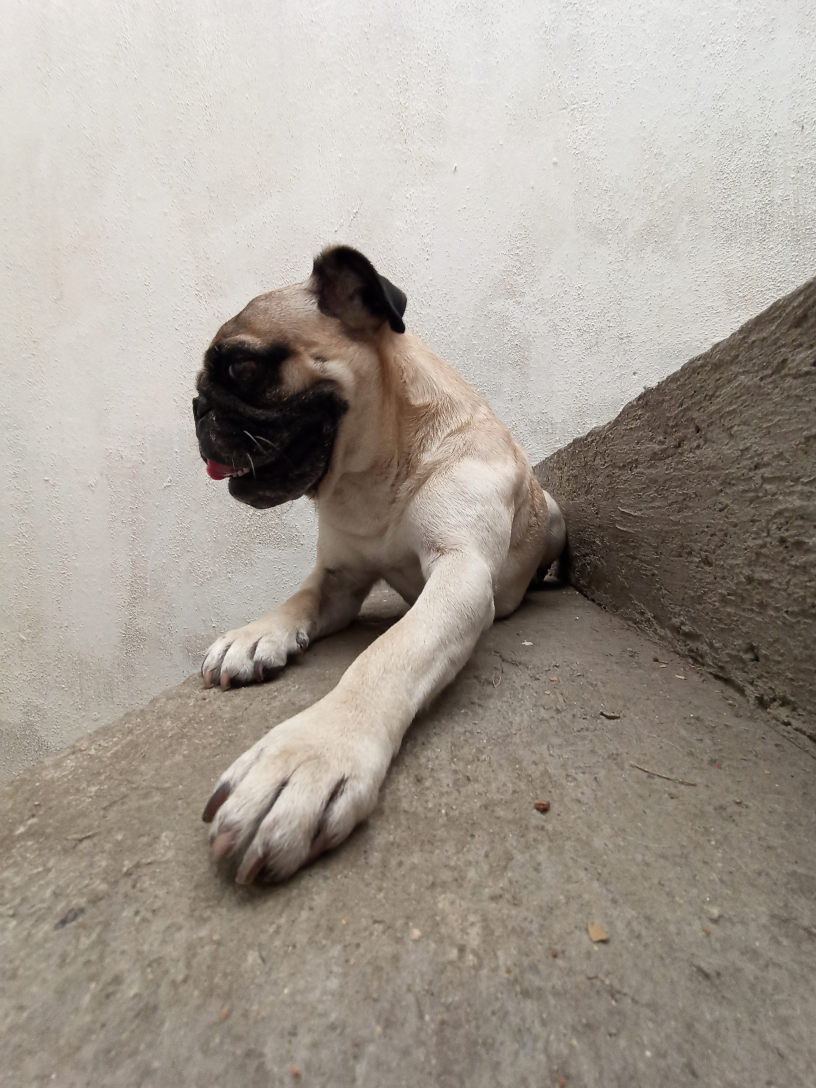
#> input picture Imagenes/Popi_fachero.jpg, 2448 x 3264 px, found by its file name (shown at 1/3 size)
$ python primer_examen_parcial.py
#> lines starting #> are read from the running program, lines starting #| are printed output that depends on the picture; after the words box and inside, x2 and y2 are one past the last pixel; in counts of white or black regions, pixels touching at a corner belong together
import cv2
import matplotlib.pyplot as plt
import numpy as np

# Lectura, muestra y transformación a escala de grises
# Definir la ruta del archivo (ajusta el nombre del archivo)
path = r'C:\Fundamentos-de-Procesamiento-Digital-de-Imagenes\Imagenes\Popi_fachero.jpg'

# Leer la imagen
# Nota: OpenCV lee las imágenes en formato BGR por defecto
popi_fachero = cv2.imread(path)
#> popi_fachero is the input picture: shape (3264, 2448, 3); mean B, G, R 146.8, 156.1, 164.1

if popi_fachero is None:
    print("Error: No se pudo cargar la imagen. Verifica que la ruta sea correcta.")
else:
    # 3. Convertir de BGR a RGB para mostrarla correctamente con Matplotlib
    popi_fachero_rgb = cv2.cvtColor(popi_fachero, cv2.COLOR_BGR2RGB)
    popi_fachero_grises = cv2.cvtColor(popi_fachero_rgb, cv2.COLOR_BGR2GRAY)
    # 4. Mostrar la imagen
    plt.figure(figsize=(7, 6))
    plt.imshow(popi_fachero_grises, cmap='gray')
    plt.title('Popi fachero')
    plt.axis('off')
    plt.show()

"""# Problema 1
Realizar lo siguiente:

*   Binarizar una imagen que deje en 0 el 30% de los pixéles menos brillante de la imagen y en 255 el resto.
*   Calcular el histograma de la imagen original.
*   Calcular el histograma de la imagen binarizada.


"""

# Función para el histograma
def histo_casero(imagen):
  histograma = [0]*(imagen.max() + 1) # Creamos un arreglo de n+1 valores (contamos el cero)
  for i in imagen: #Nos metemos a la fila
    for pixel in i: #Nos metemos a cada pixel
      histograma[pixel] = histograma[pixel] + 1

  return np.array(histograma)

# Histograma por pixel
def histo_casero2(imagen):
  histograma = [0]*(imagen.max() + 1)
  x = len(popi_fachero_grises[:][0])
  # filas_y, columnas_x = imagen.shape
  for j in range(len(imagen)):
    for i in range(x):
      histograma[imagen[j][i]] += 1
  return np.array(histograma)

len(popi_fachero_grises)

# Función para binarizar solo un porcentaje de los pixeles:
def umb_porcentaje(imagen, porcentaje): # Porcentaje en %, no en decimales
  histograma = histo_casero(imagen)
  Total_pixeles = np.sum(histograma)
  sum_acum = 0
  umbral = 0

  for i in histograma: # vemos el valor de pixeles en el histograma
    sum_acum = sum_acum + i # Sumamos cada valor hasta obtener la suma mayor
    if (sum_acum/Total_pixeles) >= (porcentaje/100): # Si el porcentaje es menor a la suma
      break
    umbral += 1
  print(umbral)

  binarizada = []
  fila = []
  for i in imagen: # nos metemos a la fila
    for pixel in i: #nos metemmos a cada pixel
      if pixel <= umbral: #Comparamos, si es menor la intensidad del pixel al umbral
        fila.append(0) # Se hace cero
      else:
        fila.append(254) #SIno se hace 255
    binarizada.append(fila)
    fila = []
  return np.array(binarizada)

# Primer método
histo_original = histo_casero(popi_fachero_grises)
#> in histo_casero, `histograma = [0]*(imagen.max() + 1)`: histograma = 255 values from 0 to 0
#> after the loop in histo_casero, `for i in imagen:`: histograma = 255 values, max 143633 at index 220, min 4 at index 254, mean 31334.4
#> histo_original has the same summary as histograma in histo_casero

# Segundo método:
histo_original = histo_casero2(popi_fachero_grises)
#> in histo_casero2, `histograma = [0]*(imagen.max() + 1)`: histograma = 255 values from 0 to 0
#> in histo_casero2, `x = len(popi_fachero_grises[:][0])`: x = 2448
#> after the loop in histo_casero2, `for j in range(len(imagen)):`: histograma = 255 values, max 143633 at index 220, min 4 at index 254, mean 31334.4

import time

def compara_tiempo_funciones(fun1, fun2, imagen):
  # Medir el tiempo de ejecucion de funcion_lenta
  start_time = time.perf_counter()
  fun1(imagen)
  end_time = time.perf_counter()
  time_casero01 = end_time - start_time
  print(f"Función 1 tardó: {time_casero01:.6f} segundos")

  # Medir el tiempo de ejecucion de funcion_rapida
  start_time = time.perf_counter()
  fun2(imagen)
  end_time = time.perf_counter()
  time_casero02 = end_time - start_time
  print(f"Función 2 tardó: {time_casero02:.6f} segundos")

  if time_casero02 < time_casero01:
      print("Función 2 es más rápida.")
  elif time_casero01 < time_casero02:
      print("Función 1 es más rápida.")
  else:
      print("Ambas funciones tardaron aproximadamente lo mismo.")

compara_tiempo_funciones(histo_casero, histo_casero2, popi_fachero_grises)

porcentaje = 30
histo_original = histo_casero(popi_fachero_grises)
popi_binarizado = umb_porcentaje(popi_fachero_grises, porcentaje)
#> in umb_porcentaje, `Total_pixeles = np.sum(histograma)`: Total_pixeles = 7990272
#> the loop in umb_porcentaje, `for i in histograma:` made 127 passes
#> (i, sum_acum) on passes 1 to 12: (658, 658), (3039, 3697), (5599, 9296), (8105, 17401), (10274, 27675), (11551, 39226), (11575, 50801), (10810, 61611), (9998, 71609), (9293, 80902), (8753, 89655), (8872, 98527)
#> after the loop in umb_porcentaje, `for i in histograma:`: sum_acum = 2453540; umbral = 126
#| 126
#> after the loop in umb_porcentaje, `for i in imagen:`: binarizada = 3264 items
#> in umb_porcentaje, `return np.array(binarizada)`:
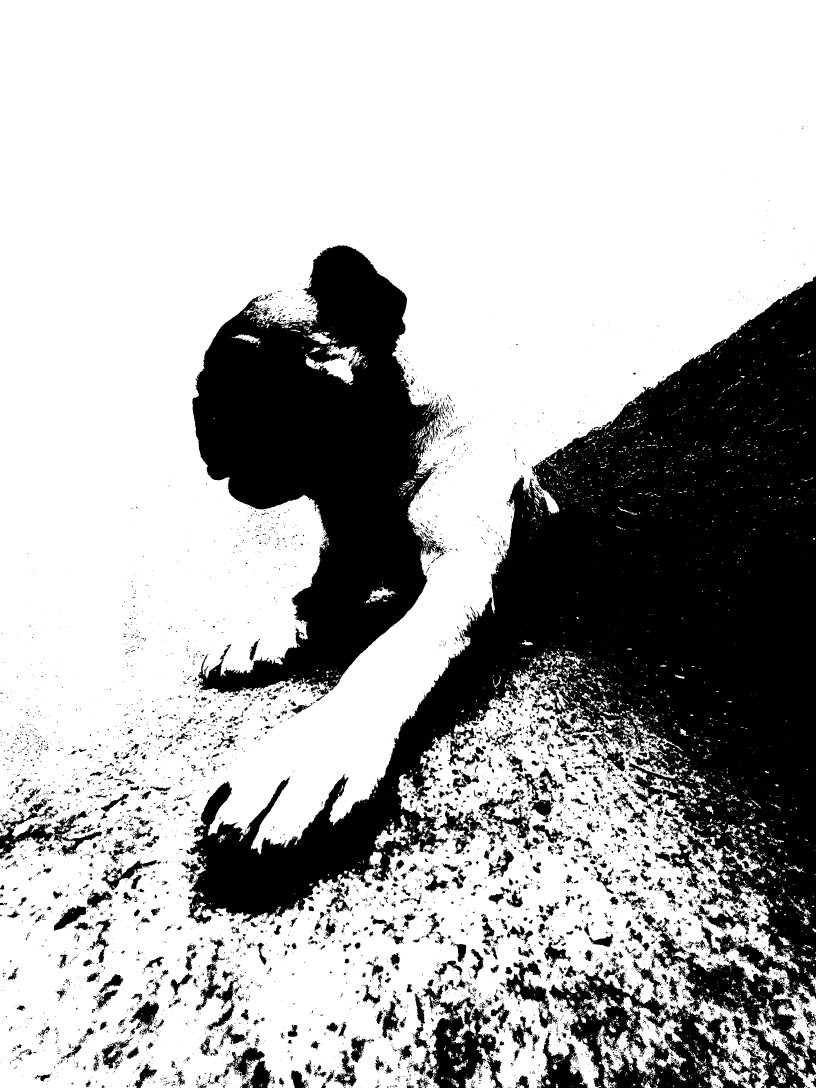
#> returned value: shape (3264, 2448) int64 (shown at 1/3 size); values 0 (black) and 254 (white), 69.3% white; 9191 black regions (7919 under 20 px), largest, box (x1, y1, x2, y2) and area: (544, 827, 2448, 3264) 1554289, (577, 736, 1337, 2093) 549884, (1269, 2938, 1508, 3264) 33677

# Ahora popi_binarizado no estará vacío, permitiendo calcular el histograma
histo_bina = histo_casero(popi_binarizado)
#> histo_bina = 255 values, max 5536732 at index 254, min 0 at index 1, mean 31334.4

# Visualización de resultados
fig, axs = plt.subplots(1, 3, figsize=(18, 5))
axs[0].imshow(popi_binarizado, cmap='gray')
axs[0].set_title('Imagen Binarizada (30% oscuro)')
axs[0].axis('off')

axs[1].plot(histo_original)
axs[1].set_title('Histograma Original')
axs[1].set_xlabel('Intensidades')
axs[1].set_ylabel('Cuentas')

axs[2].plot(histo_bina)
axs[2].set_title('Histograma de la imagen binarizada')
axs[2].set_xlabel('Intensidades')
axs[2].set_ylabel('Cuentas')

plt.show()
#> figure, not shown here; panel 2: curve peaks at x = 220, y = 143633; panel 3: curve peaks at x = 254, y = 5536732

filas_y, columnas_x = popi_fachero_grises.shape
#> filas_y = 3264; columnas_x = 2448
print(filas_y, columnas_x)
#| 3264 2448
print(len(popi_fachero_grises[:][0]))
#| 2448

"""# Problema 2
Realice una función para trasladar una imagen $dx$ pixeles en $x$ y $dy$ pixeles en $y$. Eliminar la región de la imagen que salga de los límites.
"""

def traslada(imagen, dx, dy):
  copia = imagen.copy()
  y, x = imagen.shape
  for j in range(y): # Empezamos en la posición dy de la imagen original
  #terminamos pasando al original, pero esto no es problema porque pondremos un condicional
    for i in range(x): # Empezamos en la posición dx de la imagen original
      if j <= dy or i <= dx: # Si la fila o colum es mayor a la diferencia entonces se vuelve negro
        copia[j][i] = 0
  return copia

# Desplazando:
dx = 500
dy = 1000

im_desp = traslada(popi_fachero_grises, dx, dy)
#> after the loop in traslada, `for j in range(y):`:
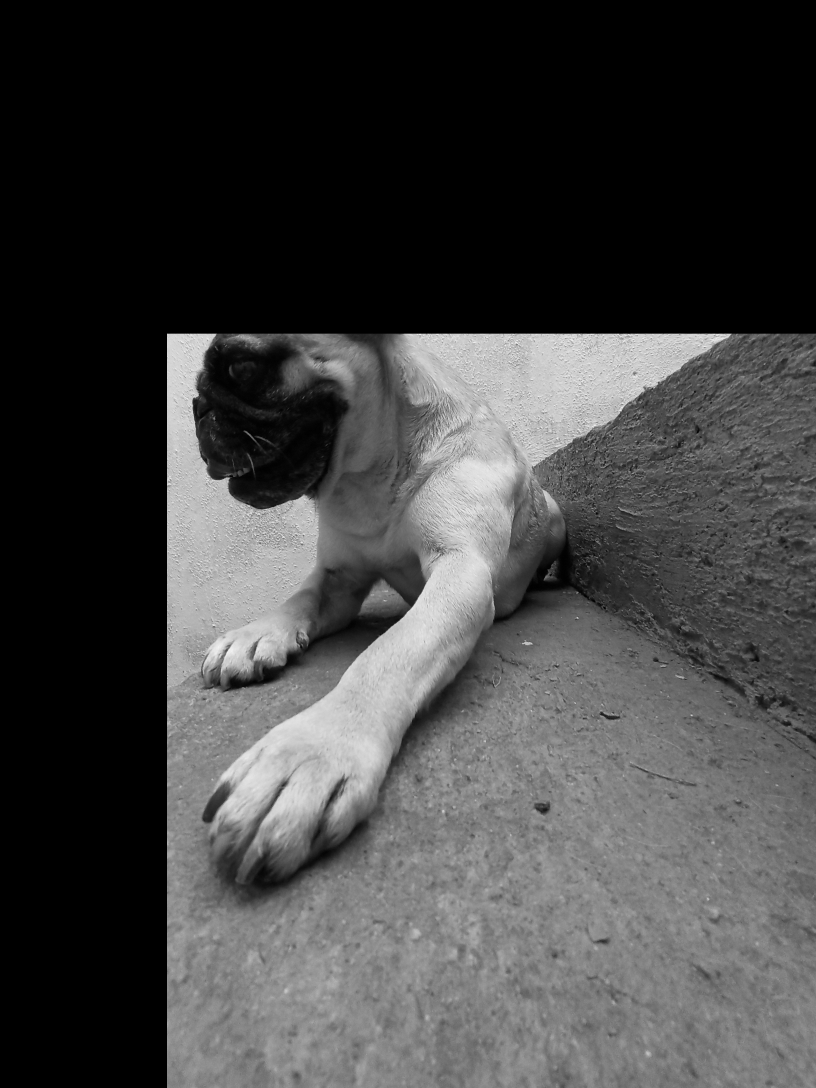
#> copia: shape (3264, 2448) (shown at 1/3 size); min 0, max 248, mean 66.5

plt.imshow(im_desp, cmap = 'gray')
# plt.axis('off')
plt.show()

"""# Problema 3
Hacer una función que extraiga la región de la imagen y genere una subimagen en una matriz.
"""

def Extrae(Im, x, y, dx, dy):
  submatrix = [] #Recorte de la imagen
  fila = []
  temp_col_pix = []
  temp_fila = []
  for j in range(y, y+dy): #nos movemos desde el inicio del corte, hasta el corte
    for i in range(x, x+dx):
      temp_col_pix.append(i)
      fila.append(Im[j][i]) #agregamos el pixel de Im a cada fila nueva
    submatrix.append(fila) #agregamos cada fila a la imagen nueva
    fila = []
    temp_fila.append(temp_col_pix)
    # print(np.array(temp_fila).shape)
    temp_col_pix = []
  return np.array(submatrix)

x = 1000
y = 1500
dx = 500
dy = 1500
print(popi_fachero_grises.shape)
#| (3264, 2448)
recorte = Extrae(popi_fachero_grises, x, y, dx, dy)
#> after the loop in Extrae, `for j in range(y, y+dy):`: submatrix = 1500 items
#> in Extrae, `return np.array(submatrix)`:
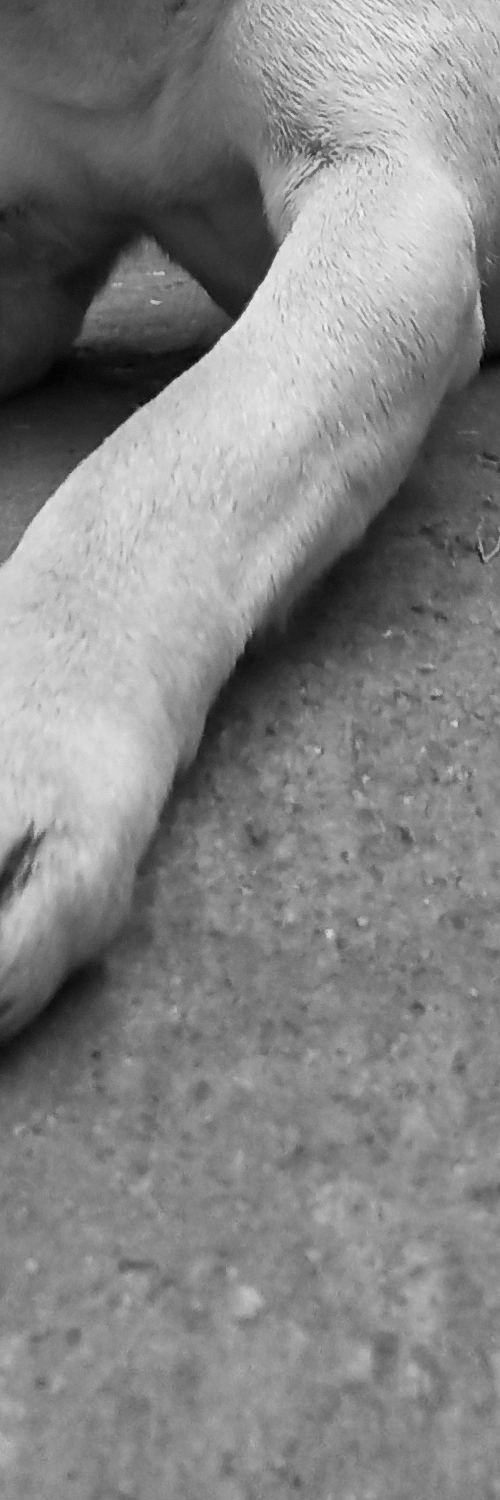
#> returned value: shape (1500, 500); min 0, max 243, mean 132.3
plt.figure(figsize = (8,6))
plt.imshow(recorte, cmap = 'gray')
# plt.axis('off')
plt.show()

"""# Problema 4
Diseñe una función para transformar los niveles de gris de una imagen a la forma:
"""

def op_alpha(imagen, u1, u2, an_alpha):
    # Aseguramos que el ángulo esté en radianes para todas las funciones trigonométricas
    alpha_rad = np.deg2rad(an_alpha)
    m = np.tan(alpha_rad) # La pendiente de la recta

    # Calcular y0 (el punto de intersección en el eje Y de tu recta)
    x_dist = u2 - u1
    y_dist = x_dist * m
    y0 = 128 - (y_dist / 2) # Para que pase por 128 a la mitad del rango

    # 3. Crear una matriz de salida en formato float para evitar desbordamientos en los cálculos
    img_out = np.zeros_like(imagen, dtype=np.float32)

    # Condición 1: Valores menores a u1 ya son 0 por defecto

    # Condición 2: Valores entre u1 y u2 (aplicar la ecuación de la recta)
    mask_mid = (imagen >= u1) & (imagen < u2) # Escogemos los valores que cumplen con estar entre ambos limites
    img_out[mask_mid] = y0 + (imagen[mask_mid] - u1) * m # Aplicamos la ec. de la recta a los valores que están entre los limites.

    # Condición 3: Valores mayores o iguales a u2 se saturan a 255
    mask_high = (imagen >= u2)
    img_out[mask_high] = 255

    # Recortar los valores para que no se salgan del rango válido [0, 255]
    img_out = np.clip(img_out, 0, 255)

    # Devolver la imagen en el formato estándar de imagen (enteros de 8 bits sin signo)
    return img_out.astype(np.uint8)

u1 = 0
u2 = 30
an_alpha = 70 # grados

ima_alpha = op_alpha(popi_fachero_grises, u1, u2, an_alpha)
#> in op_alpha, `mask_mid = (imagen >= u1) & (imagen < u2)`:
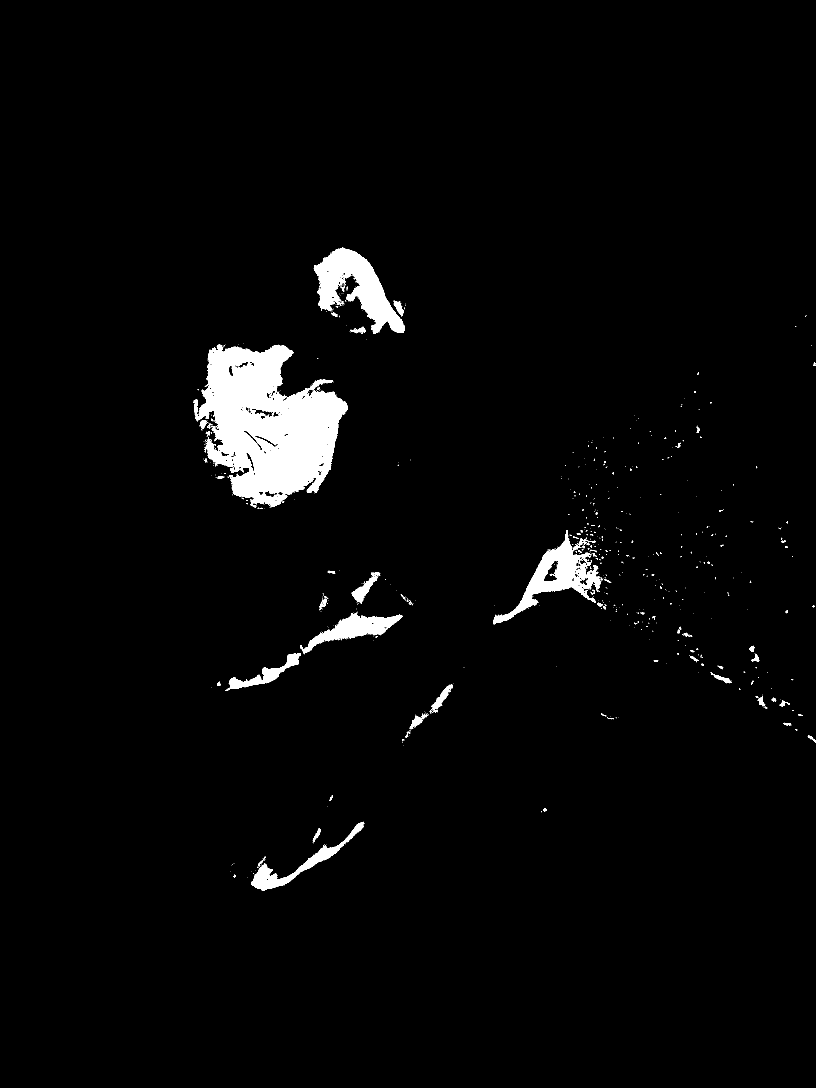
#> mask_mid: shape (3264, 2448) bool (shown at 1/3 size); 2.8% white; 931 white regions (833 under 20 px), largest, box (x1, y1, x2, y2) and area: (581, 1034, 1044, 1523) 132470, (941, 742, 1215, 1002) 29551, (1480, 1591, 1803, 1873) 21803
#> in op_alpha, `img_out[mask_high] = 255`:
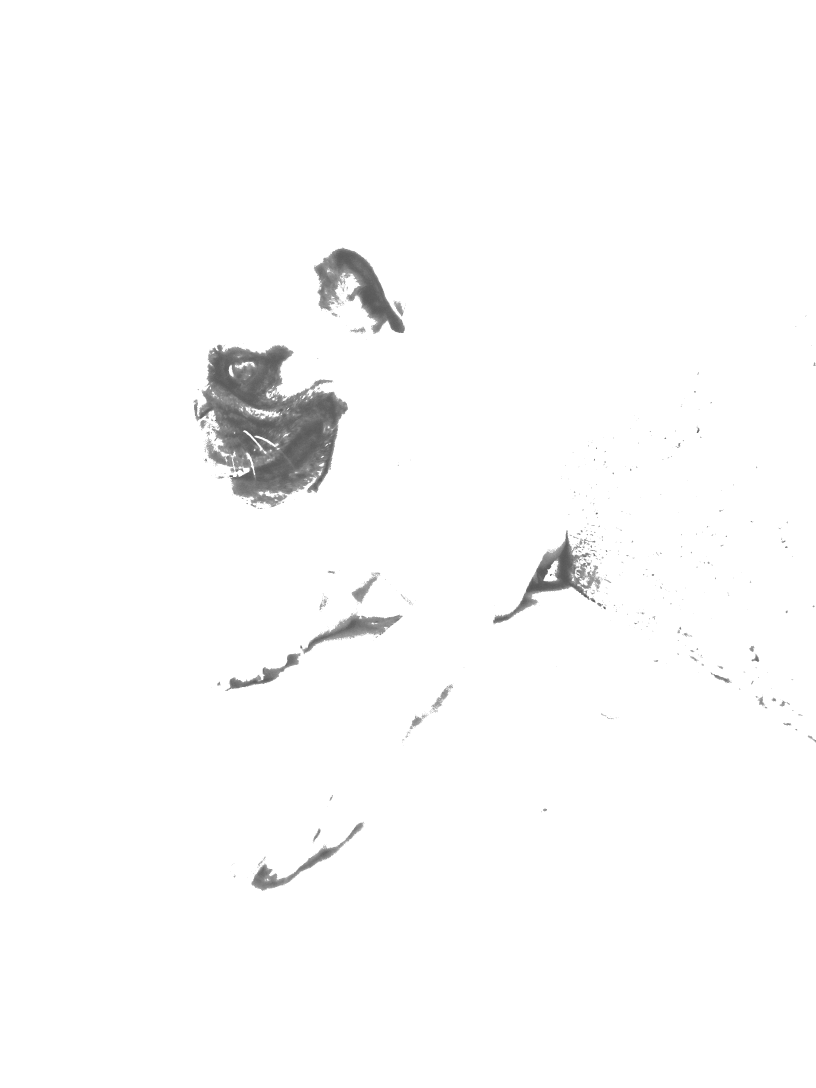
#> img_out: shape (3264, 2448) float32 (shown at 1/3 size); min 86.79, max 255, mean 251.4
plt.figure(figsize = (8,6))
plt.imshow(ima_alpha, cmap = 'gray')
# plt.axis('off')
plt.show()
